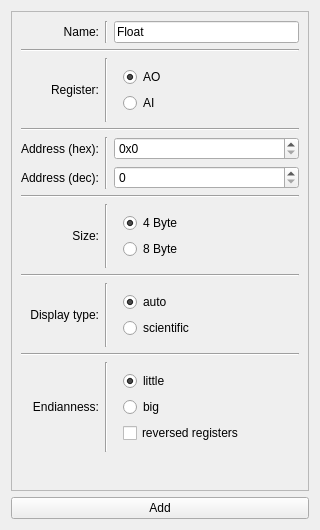
<?xml version="1.0" encoding="UTF-8"?>
<ui version="4.0">
 <class>InspectSHMAddFloat</class>
 <widget class="QWidget" name="InspectSHMAddFloat">
  <property name="geometry">
   <rect>
    <x>0</x>
    <y>0</y>
    <width>320</width>
    <height>530</height>
   </rect>
  </property>
  <property name="minimumSize">
   <size>
    <width>300</width>
    <height>150</height>
   </size>
  </property>
  <property name="maximumSize">
   <size>
    <width>16777215</width>
    <height>16777215</height>
   </size>
  </property>
  <property name="windowTitle">
   <string>Add Float</string>
  </property>
  <layout class="QGridLayout" name="gridLayout">
   <item row="0" column="0" colspan="3">
    <widget class="QScrollArea" name="scrollArea">
     <property name="widgetResizable">
      <bool>true</bool>
     </property>
     <widget class="QWidget" name="scrollAreaWidgetContents">
      <property name="geometry">
       <rect>
        <x>0</x>
        <y>0</y>
        <width>304</width>
        <height>474</height>
       </rect>
      </property>
      <layout class="QGridLayout" name="gridLayout_3">
       <item row="0" column="2">
        <widget class="QLineEdit" name="name">
         <property name="text">
          <string>Float</string>
         </property>
        </widget>
       </item>
       <item row="7" column="2">
        <widget class="QWidget" name="widget" native="true">
         <layout class="QVBoxLayout" name="verticalLayout">
          <item>
           <widget class="QRadioButton" name="size_4">
            <property name="text">
             <string>4 Byte</string>
            </property>
            <property name="checked">
             <bool>true</bool>
            </property>
           </widget>
          </item>
          <item>
           <widget class="QRadioButton" name="size_8">
            <property name="text">
             <string>8 Byte</string>
            </property>
            <property name="checked">
             <bool>false</bool>
            </property>
           </widget>
          </item>
         </layout>
        </widget>
       </item>
       <item row="5" column="0">
        <widget class="QLabel" name="label_6">
         <property name="sizePolicy">
          <sizepolicy hsizetype="Preferred" vsizetype="Preferred">
           <horstretch>2</horstretch>
           <verstretch>0</verstretch>
          </sizepolicy>
         </property>
         <property name="text">
          <string>Address (dec):</string>
         </property>
         <property name="alignment">
          <set>Qt::AlignRight|Qt::AlignTrailing|Qt::AlignVCenter</set>
         </property>
        </widget>
       </item>
       <item row="5" column="2">
        <widget class="QSpinBox" name="address_dec">
         <property name="minimumSize">
          <size>
           <width>80</width>
           <height>0</height>
          </size>
         </property>
        </widget>
       </item>
       <item row="7" column="0">
        <widget class="QLabel" name="label">
         <property name="text">
          <string>Size:</string>
         </property>
         <property name="alignment">
          <set>Qt::AlignRight|Qt::AlignTrailing|Qt::AlignVCenter</set>
         </property>
        </widget>
       </item>
       <item row="10" column="0" colspan="3">
        <widget class="Line" name="line_5">
         <property name="orientation">
          <enum>Qt::Horizontal</enum>
         </property>
        </widget>
       </item>
       <item row="1" column="0" colspan="3">
        <widget class="Line" name="line">
         <property name="orientation">
          <enum>Qt::Horizontal</enum>
         </property>
        </widget>
       </item>
       <item row="0" column="1">
        <widget class="Line" name="line_6">
         <property name="orientation">
          <enum>Qt::Vertical</enum>
         </property>
        </widget>
       </item>
       <item row="2" column="0">
        <widget class="QLabel" name="label_7">
         <property name="text">
          <string>Register:</string>
         </property>
         <property name="alignment">
          <set>Qt::AlignRight|Qt::AlignTrailing|Qt::AlignVCenter</set>
         </property>
        </widget>
       </item>
       <item row="8" column="0" colspan="3">
        <widget class="Line" name="line_4">
         <property name="orientation">
          <enum>Qt::Horizontal</enum>
         </property>
        </widget>
       </item>
       <item row="11" column="0">
        <widget class="QLabel" name="label_5">
         <property name="text">
          <string>Endianness:</string>
         </property>
         <property name="alignment">
          <set>Qt::AlignRight|Qt::AlignTrailing|Qt::AlignVCenter</set>
         </property>
        </widget>
       </item>
       <item row="4" column="2">
        <widget class="QSpinBox" name="address">
         <property name="sizePolicy">
          <sizepolicy hsizetype="Expanding" vsizetype="Fixed">
           <horstretch>0</horstretch>
           <verstretch>0</verstretch>
          </sizepolicy>
         </property>
         <property name="prefix">
          <string>0x</string>
         </property>
         <property name="displayIntegerBase">
          <number>16</number>
         </property>
        </widget>
       </item>
       <item row="6" column="0" colspan="3">
        <widget class="Line" name="line_3">
         <property name="orientation">
          <enum>Qt::Horizontal</enum>
         </property>
        </widget>
       </item>
       <item row="3" column="0" colspan="3">
        <widget class="Line" name="line_2">
         <property name="orientation">
          <enum>Qt::Horizontal</enum>
         </property>
        </widget>
       </item>
       <item row="9" column="2">
        <widget class="QWidget" name="widget_2" native="true">
         <layout class="QGridLayout" name="gridLayout_2">
          <item row="0" column="0">
           <widget class="QRadioButton" name="type_fixed">
            <property name="text">
             <string>auto</string>
            </property>
            <property name="checked">
             <bool>true</bool>
            </property>
           </widget>
          </item>
          <item row="1" column="0">
           <widget class="QRadioButton" name="type_scientific">
            <property name="text">
             <string>scientific</string>
            </property>
           </widget>
          </item>
         </layout>
        </widget>
       </item>
       <item row="11" column="2">
        <widget class="QWidget" name="widget_3" native="true">
         <layout class="QVBoxLayout" name="verticalLayout_2">
          <item>
           <widget class="QRadioButton" name="endian_little">
            <property name="text">
             <string>little</string>
            </property>
            <property name="checked">
             <bool>true</bool>
            </property>
           </widget>
          </item>
          <item>
           <widget class="QRadioButton" name="endian_big">
            <property name="text">
             <string>big</string>
            </property>
           </widget>
          </item>
          <item>
           <widget class="QCheckBox" name="endian_reversed">
            <property name="sizePolicy">
             <sizepolicy hsizetype="Maximum" vsizetype="Fixed">
              <horstretch>2</horstretch>
              <verstretch>0</verstretch>
             </sizepolicy>
            </property>
            <property name="text">
             <string>reversed registers</string>
            </property>
           </widget>
          </item>
         </layout>
        </widget>
       </item>
       <item row="12" column="0">
        <spacer name="verticalSpacer">
         <property name="orientation">
          <enum>Qt::Vertical</enum>
         </property>
         <property name="sizeHint" stdset="0">
          <size>
           <width>20</width>
           <height>40</height>
          </size>
         </property>
        </spacer>
       </item>
       <item row="9" column="0">
        <widget class="QLabel" name="label_4">
         <property name="text">
          <string>Display type:</string>
         </property>
         <property name="alignment">
          <set>Qt::AlignRight|Qt::AlignTrailing|Qt::AlignVCenter</set>
         </property>
        </widget>
       </item>
       <item row="0" column="0">
        <widget class="QLabel" name="label_3">
         <property name="text">
          <string>Name:</string>
         </property>
         <property name="alignment">
          <set>Qt::AlignRight|Qt::AlignTrailing|Qt::AlignVCenter</set>
         </property>
        </widget>
       </item>
       <item row="4" column="0">
        <widget class="QLabel" name="label_2">
         <property name="sizePolicy">
          <sizepolicy hsizetype="Maximum" vsizetype="Preferred">
           <horstretch>0</horstretch>
           <verstretch>0</verstretch>
          </sizepolicy>
         </property>
         <property name="text">
          <string>Address (hex):</string>
         </property>
         <property name="alignment">
          <set>Qt::AlignRight|Qt::AlignTrailing|Qt::AlignVCenter</set>
         </property>
        </widget>
       </item>
       <item row="2" column="1">
        <widget class="Line" name="line_7">
         <property name="orientation">
          <enum>Qt::Vertical</enum>
         </property>
        </widget>
       </item>
       <item row="2" column="2">
        <widget class="QWidget" name="widget_4" native="true">
         <layout class="QGridLayout" name="gridLayout_4">
          <item row="0" column="0">
           <widget class="QRadioButton" name="reg_AO">
            <property name="text">
             <string>AO</string>
            </property>
            <property name="checked">
             <bool>true</bool>
            </property>
           </widget>
          </item>
          <item row="1" column="0">
           <widget class="QRadioButton" name="reg_AI">
            <property name="text">
             <string>AI</string>
            </property>
           </widget>
          </item>
         </layout>
        </widget>
       </item>
       <item row="4" column="1" rowspan="2">
        <widget class="Line" name="line_8">
         <property name="orientation">
          <enum>Qt::Vertical</enum>
         </property>
        </widget>
       </item>
       <item row="7" column="1">
        <widget class="Line" name="line_9">
         <property name="orientation">
          <enum>Qt::Vertical</enum>
         </property>
        </widget>
       </item>
       <item row="9" column="1">
        <widget class="Line" name="line_10">
         <property name="orientation">
          <enum>Qt::Vertical</enum>
         </property>
        </widget>
       </item>
       <item row="11" column="1">
        <widget class="Line" name="line_11">
         <property name="orientation">
          <enum>Qt::Vertical</enum>
         </property>
        </widget>
       </item>
      </layout>
     </widget>
    </widget>
   </item>
   <item row="4" column="0" colspan="3">
    <widget class="QPushButton" name="button_add">
     <property name="text">
      <string>Add</string>
     </property>
    </widget>
   </item>
  </layout>
 </widget>
 <resources/>
 <connections/>
</ui>
